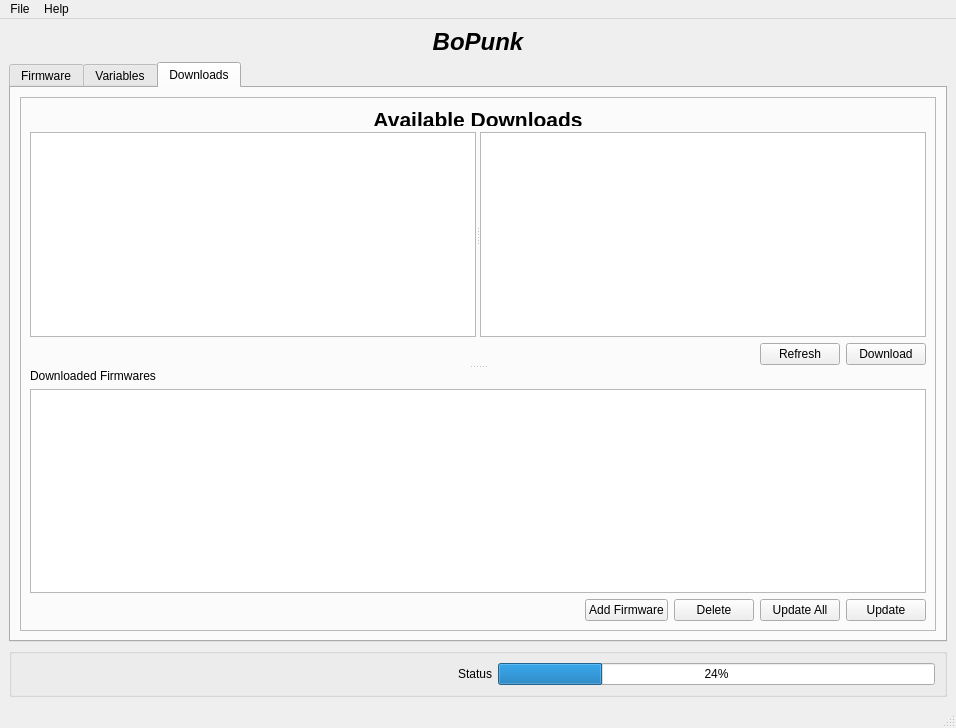
<ui version="4.0" >
 <class>MainWindow</class>
 <widget class="QMainWindow" name="MainWindow" >
  <property name="geometry" >
   <rect>
    <x>0</x>
    <y>0</y>
    <width>956</width>
    <height>728</height>
   </rect>
  </property>
  <property name="windowTitle" >
   <string>MainWindow</string>
  </property>
  <widget class="QWidget" name="centralwidget" >
   <layout class="QVBoxLayout" name="verticalLayout" >
    <item>
     <widget class="QLabel" name="label" >
      <property name="text" >
       <string>&lt;!DOCTYPE HTML PUBLIC "-//W3C//DTD HTML 4.0//EN" "http://www.w3.org/TR/REC-html40/strict.dtd">
&lt;html>&lt;head>&lt;meta name="qrichtext" content="1" />&lt;style type="text/css">
p, li { white-space: pre-wrap; }
&lt;/style>&lt;/head>&lt;body style=" font-family:'Lucida Grande'; font-size:13pt; font-weight:400; font-style:normal;">
&lt;p align="center" style=" margin-top:18px; margin-bottom:12px; margin-left:0px; margin-right:0px; -qt-block-indent:0; text-indent:0px; font-size:xx-large; font-weight:600;">&lt;span style=" font-size:xx-large; font-style:italic;">BoPunk&lt;/span>&lt;/p>&lt;/body>&lt;/html></string>
      </property>
     </widget>
    </item>
    <item>
     <widget class="QTabWidget" name="tabs" >
      <property name="currentIndex" >
       <number>2</number>
      </property>
      <widget class="QWidget" name="firmwareTab" >
       <attribute name="title" >
        <string>Firmware</string>
       </attribute>
       <layout class="QVBoxLayout" name="verticalLayout_6" >
        <item>
         <layout class="QFormLayout" name="formLayout" >
          <item row="0" column="0" >
           <widget class="QLabel" name="label_3" >
            <property name="text" >
             <string>BoPunk Device: </string>
            </property>
           </widget>
          </item>
          <item row="1" column="0" >
           <widget class="QLabel" name="label_4" >
            <property name="text" >
             <string>Firmware Version:</string>
            </property>
           </widget>
          </item>
          <item row="2" column="0" >
           <widget class="QLabel" name="label_5" >
            <property name="text" >
             <string>Firmware Title:</string>
            </property>
           </widget>
          </item>
          <item row="0" column="1" >
           <widget class="QLabel" name="label_6" >
            <property name="text" >
             <string>TextLabel</string>
            </property>
           </widget>
          </item>
          <item row="1" column="1" >
           <widget class="QLabel" name="label_7" >
            <property name="text" >
             <string>TextLabel</string>
            </property>
           </widget>
          </item>
          <item row="2" column="1" >
           <widget class="QLabel" name="label_8" >
            <property name="text" >
             <string>TextLabel</string>
            </property>
           </widget>
          </item>
          <item row="3" column="1" >
           <widget class="QToolButton" name="toolButton" >
            <property name="text" >
             <string>Device Settings</string>
            </property>
           </widget>
          </item>
         </layout>
        </item>
        <item>
         <widget class="QFrame" name="frame_2" >
          <property name="frameShape" >
           <enum>QFrame::StyledPanel</enum>
          </property>
          <property name="frameShadow" >
           <enum>QFrame::Raised</enum>
          </property>
          <layout class="QVBoxLayout" name="verticalLayout_5" >
           <item>
            <widget class="QSplitter" name="splitter_2" >
             <property name="orientation" >
              <enum>Qt::Horizontal</enum>
             </property>
             <widget class="QWidget" name="" >
              <layout class="QVBoxLayout" name="verticalLayout_4" >
               <item>
                <widget class="QLabel" name="label_10" >
                 <property name="text" >
                  <string>Available Firmwares</string>
                 </property>
                </widget>
               </item>
               <item>
                <widget class="QListView" name="listView_2" />
               </item>
              </layout>
             </widget>
             <widget class="QWidget" name="" >
              <layout class="QVBoxLayout" name="verticalLayout_3" >
               <item>
                <widget class="QLabel" name="label_27" >
                 <property name="text" >
                  <string>Description</string>
                 </property>
                </widget>
               </item>
               <item>
                <widget class="QTableView" name="tableView_2" />
               </item>
              </layout>
             </widget>
            </widget>
           </item>
           <item>
            <layout class="QHBoxLayout" name="horizontalLayout_3" >
             <item>
              <spacer name="horizontalSpacer_3" >
               <property name="orientation" >
                <enum>Qt::Horizontal</enum>
               </property>
               <property name="sizeHint" stdset="0" >
                <size>
                 <width>40</width>
                 <height>20</height>
                </size>
               </property>
              </spacer>
             </item>
             <item>
              <widget class="QPushButton" name="pushButton_4" >
               <property name="text" >
                <string>Update</string>
               </property>
              </widget>
             </item>
             <item>
              <widget class="QPushButton" name="pushButton_3" >
               <property name="text" >
                <string>Upload Firmware</string>
               </property>
              </widget>
             </item>
            </layout>
           </item>
          </layout>
         </widget>
        </item>
       </layout>
      </widget>
      <widget class="QWidget" name="variablesTab" >
       <attribute name="title" >
        <string>Variables</string>
       </attribute>
       <layout class="QGridLayout" name="gridLayout" >
        <item row="0" column="1" >
         <widget class="QFrame" name="frame_3" >
          <property name="frameShape" >
           <enum>QFrame::StyledPanel</enum>
          </property>
          <property name="frameShadow" >
           <enum>QFrame::Raised</enum>
          </property>
          <layout class="QFormLayout" name="formLayout_3" >
           <property name="fieldGrowthPolicy" >
            <enum>QFormLayout::FieldsStayAtSizeHint</enum>
           </property>
           <item row="0" column="0" >
            <widget class="QLabel" name="label_30" >
             <property name="text" >
              <string>BoPunk Device: </string>
             </property>
            </widget>
           </item>
           <item row="0" column="1" >
            <widget class="QLabel" name="label_33" >
             <property name="text" >
              <string>TextLabel</string>
             </property>
            </widget>
           </item>
           <item row="1" column="0" >
            <widget class="QLabel" name="label_29" >
             <property name="text" >
              <string>Firmware Version:</string>
             </property>
            </widget>
           </item>
           <item row="1" column="1" >
            <widget class="QLabel" name="label_31" >
             <property name="text" >
              <string>TextLabel</string>
             </property>
            </widget>
           </item>
           <item row="2" column="0" >
            <widget class="QLabel" name="label_32" >
             <property name="text" >
              <string>Firmware Title:</string>
             </property>
            </widget>
           </item>
           <item row="2" column="1" >
            <widget class="QLabel" name="label_28" >
             <property name="text" >
              <string>TextLabel</string>
             </property>
            </widget>
           </item>
          </layout>
          <zorder>label_28</zorder>
          <zorder>label_31</zorder>
          <zorder>label_33</zorder>
          <zorder>label_29</zorder>
          <zorder>label_30</zorder>
          <zorder>label_32</zorder>
          <zorder>scrollArea</zorder>
         </widget>
        </item>
        <item row="1" column="0" colspan="2" >
         <widget class="QDialogButtonBox" name="Update" >
          <property name="layoutDirection" >
           <enum>Qt::RightToLeft</enum>
          </property>
          <property name="standardButtons" >
           <set>QDialogButtonBox::Apply|QDialogButtonBox::Reset|QDialogButtonBox::RestoreDefaults</set>
          </property>
         </widget>
        </item>
        <item row="0" column="0" >
         <widget class="QScrollArea" name="scrollArea" >
          <property name="widgetResizable" >
           <bool>true</bool>
          </property>
          <widget class="QWidget" name="scrollAreaWidgetContents" >
           <property name="geometry" >
            <rect>
             <x>0</x>
             <y>0</y>
             <width>656</width>
             <height>445</height>
            </rect>
           </property>
           <layout class="QFormLayout" name="formLayout_2" >
            <item row="0" column="0" >
             <widget class="QLabel" name="label_13" >
              <property name="text" >
               <string>Variable:</string>
              </property>
             </widget>
            </item>
            <item row="0" column="1" >
             <layout class="QHBoxLayout" name="horizontalLayout_4" >
              <item>
               <widget class="QSlider" name="horizontalSlider" >
                <property name="orientation" >
                 <enum>Qt::Horizontal</enum>
                </property>
               </widget>
              </item>
              <item>
               <widget class="QLineEdit" name="lineEdit" />
              </item>
             </layout>
            </item>
            <item row="1" column="0" >
             <widget class="QLabel" name="label_18" >
              <property name="text" >
               <string>Description:</string>
              </property>
             </widget>
            </item>
            <item row="1" column="1" >
             <widget class="QLabel" name="label_11" >
              <property name="text" >
               <string>TextLabel</string>
              </property>
             </widget>
            </item>
            <item row="2" column="0" >
             <widget class="QLabel" name="label_14" >
              <property name="text" >
               <string>Variable:</string>
              </property>
             </widget>
            </item>
            <item row="2" column="1" >
             <layout class="QHBoxLayout" name="horizontalLayout_5" >
              <item>
               <widget class="QSlider" name="horizontalSlider_2" >
                <property name="orientation" >
                 <enum>Qt::Horizontal</enum>
                </property>
               </widget>
              </item>
              <item>
               <widget class="QLineEdit" name="lineEdit_2" />
              </item>
             </layout>
            </item>
            <item row="3" column="0" >
             <widget class="QLabel" name="label_20" >
              <property name="text" >
               <string>Description:</string>
              </property>
             </widget>
            </item>
            <item row="3" column="1" >
             <widget class="QLabel" name="label_12" >
              <property name="text" >
               <string>TextLabel</string>
              </property>
             </widget>
            </item>
            <item row="4" column="0" >
             <widget class="QLabel" name="label_15" >
              <property name="text" >
               <string>Variable:</string>
              </property>
             </widget>
            </item>
            <item row="4" column="1" >
             <layout class="QHBoxLayout" name="horizontalLayout_6" >
              <item>
               <widget class="QSlider" name="horizontalSlider_3" >
                <property name="orientation" >
                 <enum>Qt::Horizontal</enum>
                </property>
               </widget>
              </item>
              <item>
               <widget class="QLineEdit" name="lineEdit_3" />
              </item>
             </layout>
            </item>
            <item row="5" column="0" >
             <widget class="QLabel" name="label_22" >
              <property name="text" >
               <string>Description:</string>
              </property>
             </widget>
            </item>
            <item row="5" column="1" >
             <widget class="QLabel" name="label_16" >
              <property name="text" >
               <string>TextLabel</string>
              </property>
             </widget>
            </item>
            <item row="6" column="0" >
             <widget class="QLabel" name="label_19" >
              <property name="text" >
               <string>Variable:</string>
              </property>
             </widget>
            </item>
            <item row="6" column="1" >
             <layout class="QHBoxLayout" name="horizontalLayout_7" >
              <item>
               <widget class="QSlider" name="horizontalSlider_4" >
                <property name="orientation" >
                 <enum>Qt::Horizontal</enum>
                </property>
               </widget>
              </item>
              <item>
               <widget class="QLineEdit" name="lineEdit_4" />
              </item>
             </layout>
            </item>
            <item row="7" column="0" >
             <widget class="QLabel" name="label_24" >
              <property name="text" >
               <string>Description:</string>
              </property>
             </widget>
            </item>
            <item row="7" column="1" >
             <widget class="QLabel" name="label_17" >
              <property name="text" >
               <string>TextLabel</string>
              </property>
             </widget>
            </item>
            <item row="8" column="0" >
             <widget class="QLabel" name="label_21" >
              <property name="text" >
               <string>Variable:</string>
              </property>
             </widget>
            </item>
            <item row="8" column="1" >
             <layout class="QHBoxLayout" name="horizontalLayout_8" >
              <item>
               <widget class="QSlider" name="horizontalSlider_5" >
                <property name="orientation" >
                 <enum>Qt::Horizontal</enum>
                </property>
               </widget>
              </item>
              <item>
               <widget class="QLineEdit" name="lineEdit_5" />
              </item>
             </layout>
            </item>
            <item row="9" column="0" >
             <widget class="QLabel" name="label_25" >
              <property name="text" >
               <string>Description:</string>
              </property>
             </widget>
            </item>
            <item row="9" column="1" >
             <widget class="QLabel" name="label_23" >
              <property name="text" >
               <string>TextLabel</string>
              </property>
             </widget>
            </item>
           </layout>
          </widget>
         </widget>
        </item>
       </layout>
      </widget>
      <widget class="QWidget" name="downloadsTab" >
       <attribute name="title" >
        <string>Downloads</string>
       </attribute>
       <layout class="QVBoxLayout" name="verticalLayout_2" >
        <item>
         <widget class="QFrame" name="frame" >
          <property name="frameShape" >
           <enum>QFrame::StyledPanel</enum>
          </property>
          <property name="frameShadow" >
           <enum>QFrame::Raised</enum>
          </property>
          <layout class="QVBoxLayout" name="verticalLayout_9" >
           <item>
            <widget class="QSplitter" name="splitter_3" >
             <property name="orientation" >
              <enum>Qt::Vertical</enum>
             </property>
             <widget class="QWidget" name="" >
              <layout class="QVBoxLayout" name="verticalLayout_8" >
               <item>
                <widget class="QLabel" name="label_9" >
                 <property name="maximumSize" >
                  <size>
                   <width>16777215</width>
                   <height>19</height>
                  </size>
                 </property>
                 <property name="text" >
                  <string>&lt;!DOCTYPE HTML PUBLIC "-//W3C//DTD HTML 4.0//EN" "http://www.w3.org/TR/REC-html40/strict.dtd">
&lt;html>&lt;head>&lt;meta name="qrichtext" content="1" />&lt;style type="text/css">
p, li { white-space: pre-wrap; }
&lt;/style>&lt;/head>&lt;body style=" font-family:'Lucida Grande'; font-size:13pt; font-weight:400; font-style:normal;">
&lt;p align="center" style=" margin-top:0px; margin-bottom:0px; margin-left:0px; margin-right:0px; -qt-block-indent:0; text-indent:0px;">&lt;span style=" font-size:16pt; font-weight:600;">Available Downloads&lt;/span>&lt;/p>&lt;/body>&lt;/html></string>
                 </property>
                </widget>
               </item>
               <item>
                <widget class="QSplitter" name="splitter" >
                 <property name="orientation" >
                  <enum>Qt::Horizontal</enum>
                 </property>
                 <widget class="QListView" name="listView" />
                 <widget class="QTextBrowser" name="textBrowser" />
                </widget>
               </item>
               <item>
                <layout class="QHBoxLayout" name="horizontalLayout_2" >
                 <item>
                  <spacer name="horizontalSpacer_2" >
                   <property name="orientation" >
                    <enum>Qt::Horizontal</enum>
                   </property>
                   <property name="sizeHint" stdset="0" >
                    <size>
                     <width>40</width>
                     <height>20</height>
                    </size>
                   </property>
                  </spacer>
                 </item>
                 <item>
                  <widget class="QPushButton" name="pushButton" >
                   <property name="text" >
                    <string>Refresh</string>
                   </property>
                  </widget>
                 </item>
                 <item>
                  <widget class="QPushButton" name="pushButton_2" >
                   <property name="text" >
                    <string>Download</string>
                   </property>
                  </widget>
                 </item>
                </layout>
               </item>
              </layout>
             </widget>
             <widget class="QWidget" name="" >
              <layout class="QVBoxLayout" name="verticalLayout_7" >
               <item>
                <widget class="QLabel" name="label_26" >
                 <property name="text" >
                  <string>Downloaded Firmwares</string>
                 </property>
                </widget>
               </item>
               <item>
                <widget class="QTableView" name="tableView" />
               </item>
               <item>
                <layout class="QHBoxLayout" name="horizontalLayout_9" >
                 <item>
                  <spacer name="horizontalSpacer_4" >
                   <property name="orientation" >
                    <enum>Qt::Horizontal</enum>
                   </property>
                   <property name="sizeHint" stdset="0" >
                    <size>
                     <width>188</width>
                     <height>20</height>
                    </size>
                   </property>
                  </spacer>
                 </item>
                 <item>
                  <widget class="QPushButton" name="pushButton_8" >
                   <property name="text" >
                    <string>Add Firmware</string>
                   </property>
                  </widget>
                 </item>
                 <item>
                  <widget class="QPushButton" name="pushButton_7" >
                   <property name="text" >
                    <string>Delete</string>
                   </property>
                  </widget>
                 </item>
                 <item>
                  <widget class="QPushButton" name="pushButton_6" >
                   <property name="text" >
                    <string>Update All</string>
                   </property>
                  </widget>
                 </item>
                 <item>
                  <widget class="QPushButton" name="pushButton_5" >
                   <property name="text" >
                    <string>Update</string>
                   </property>
                  </widget>
                 </item>
                </layout>
               </item>
              </layout>
             </widget>
            </widget>
           </item>
          </layout>
         </widget>
        </item>
       </layout>
       <zorder>frame</zorder>
       <zorder>listView_3</zorder>
       <zorder>tableView</zorder>
      </widget>
     </widget>
    </item>
    <item>
     <widget class="QGroupBox" name="groupBox" >
      <property name="title" >
       <string/>
      </property>
      <layout class="QHBoxLayout" name="horizontalLayout" >
       <item>
        <spacer name="horizontalSpacer" >
         <property name="orientation" >
          <enum>Qt::Horizontal</enum>
         </property>
         <property name="sizeHint" stdset="0" >
          <size>
           <width>420</width>
           <height>20</height>
          </size>
         </property>
        </spacer>
       </item>
       <item>
        <widget class="QLabel" name="label_2" >
         <property name="text" >
          <string>Status</string>
         </property>
        </widget>
       </item>
       <item>
        <widget class="QProgressBar" name="progressBar" >
         <property name="value" >
          <number>24</number>
         </property>
        </widget>
       </item>
      </layout>
      <zorder>progressBar</zorder>
      <zorder>label_2</zorder>
      <zorder>horizontalSpacer</zorder>
      <zorder>tabs</zorder>
     </widget>
    </item>
   </layout>
  </widget>
  <widget class="QStatusBar" name="statusbar" />
  <widget class="QMenuBar" name="menubar" >
   <property name="geometry" >
    <rect>
     <x>0</x>
     <y>0</y>
     <width>956</width>
     <height>22</height>
    </rect>
   </property>
   <property name="autoFillBackground" >
    <bool>false</bool>
   </property>
   <property name="defaultUp" >
    <bool>true</bool>
   </property>
   <widget class="QMenu" name="menuFile" >
    <property name="title" >
     <string>File</string>
    </property>
    <addaction name="actionUpload_Firmware" />
    <addaction name="actionDownload_Firmware" />
    <addaction name="separator" />
    <addaction name="actionExit" />
   </widget>
   <widget class="QMenu" name="menuHelp" >
    <property name="title" >
     <string>Help</string>
    </property>
    <addaction name="actionAbout" />
   </widget>
   <addaction name="menuFile" />
   <addaction name="menuHelp" />
  </widget>
  <action name="actionUpload_Firmware" >
   <property name="text" >
    <string>&amp;Upload Firmware</string>
   </property>
  </action>
  <action name="actionDownload_Firmware" >
   <property name="text" >
    <string>&amp;Download Firmware</string>
   </property>
  </action>
  <action name="actionExit" >
   <property name="text" >
    <string>&amp;Exit</string>
   </property>
  </action>
  <action name="actionAbout" >
   <property name="text" >
    <string>&amp;About</string>
   </property>
  </action>
 </widget>
 <resources/>
 <connections/>
</ui>
